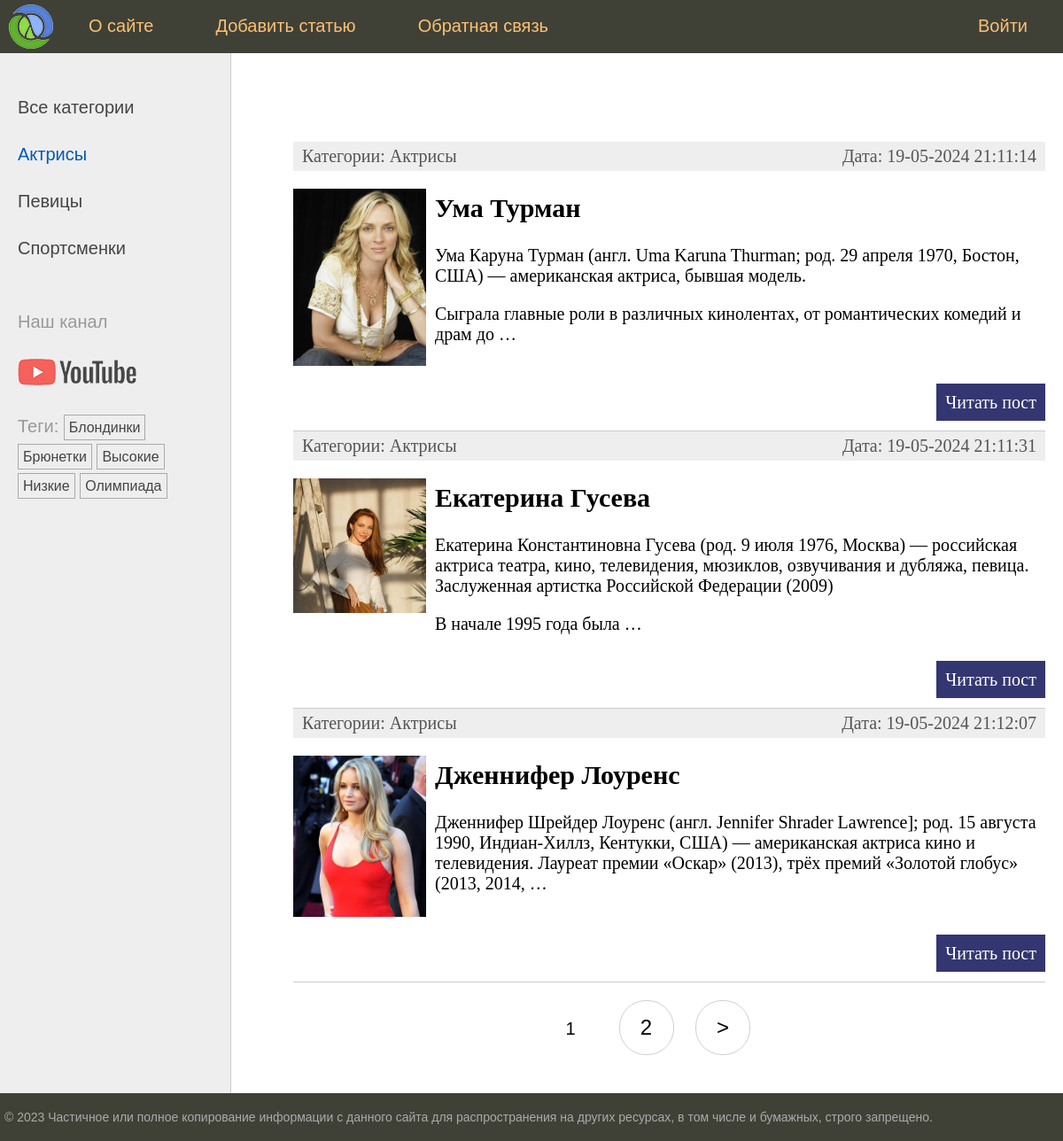
Screenshot of /category/aktrisy with the database file from the repository.
### women/models.py (models this page shows, shortened)
class Category(models.Model):
    name = models.CharField(max_length=100, db_index=True, verbose_name="Категория")
    slug = models.SlugField(max_length=255, db_index=True, unique=True, verbose_name="Slug")
    class Meta:
        verbose_name = "Категория"
        verbose_name_plural = "Категории"
    def get_absolute_url(self):
        return reverse('category', kwargs={'cat_slug': self.slug})

class TagPost(models.Model):
    tag = models.CharField(max_length=100, db_index=True)
    slug = models.SlugField(max_length=255, unique=True, db_index=True)
    def get_absolute_url(self):
        return reverse('tag', kwargs={'tag_slug': self.slug})

class Women(models.Model):
    class Status(models.IntegerChoices):
        DRAFT = 0, "Черновик"
        PUBLISHED = 1, "Опубликовано"
    title = models.CharField(max_length=255, verbose_name="Заголовок")
    content = models.TextField(blank=True, verbose_name="Текст статьи")
    slug = models.SlugField(max_length=255, unique=True, db_index=True, verbose_name="Slug")
    photo = models.ImageField(upload_to='photos/%Y/%m/%d', default=None, blank=True, null=True, verbose_name="Фото")
    time_create = models.DateTimeField(auto_now_add=True, verbose_name="Время создания")
    time_update = models.DateTimeField(auto_now=True, verbose_name="Время изменения")
    is_published = models.BooleanField(choices=tuple(map(lambda x: (bool(x[0]), x[1]), Status.choices)),
                                       default=Status.DRAFT, verbose_name="Статус")
    cat = models.ForeignKey(to='Category', on_delete=models.PROTECT, related_name='posts', verbose_name="Категории")
    tags = models.ManyToManyField(to='TagPost', blank=True, related_name='womens', verbose_name="Теги")
    husband = models.OneToOneField(to='Husband', on_delete=models.SET_NULL, blank=True, null=True,
                                   related_name='woman', verbose_name="Муж")
    objects = models.Manager()
    published = PublishedManager()
    class Meta:
        verbose_name = "Известные женщины"
        verbose_name_plural = "Известные женщины"
        ordering = ["-time_create"]
        indexes = [
            models.Index(fields=["-time_create"])
        ]
    def get_absolute_url(self):
        return reverse('post', kwargs={'post_slug': self.slug})

### women/views.py (the view)
# urls.py: path("category/<slug:cat_slug>", views.WomenCategory.as_view(), name="category"),
class WomenCategory(DataMixin, ListView):
    template_name = 'women/index.html'
    context_object_name = 'posts'
    def get_context_data(self, **kwargs):
        context = super().get_context_data(**kwargs)
        cat = get_object_or_404(Category, slug=self.kwargs['cat_slug'])
        return self.get_mixin_data(context, title=f"Категория - {cat.name}", cat_selected=cat.pk)
    def get_queryset(self):
        return Women.published.filter(cat__slug=self.kwargs['cat_slug']).select_related('cat')

### women/models.py (called while the page is built)
    def get_queryset(self):
        return super().get_queryset().filter(is_published=Women.Status.PUBLISHED)

### women/templatetags/women_tags.py (called while the page is built)
@register.inclusion_tag('women/list_categories.html')
def show_category(cat_selected=0):
    cats = Category.objects.annotate(total=Count("posts")).filter(total__gt=0)
    return {'cats': cats, 'cat_selected': cat_selected}

@register.inclusion_tag('women/list_tags.html')
def show_tags():
    return {'tags': TagPost.objects.annotate(total=Count("womens")).filter(total__gt=0)}

### women/utils.py (called while the page is built)
    def get_mixin_data(self, context, **kwargs):
        context['menu'] = menu
        context['cat_selected'] = None
        context.update(kwargs)
        return context

### women/templates/women/index.html (shortened to what this page needs)
{% extends 'base.html' %}
{% block content %}
<ul class="list-articles">
	{% for p in posts %}
			<li><div class="article-panel">
        <p class="first">Категории: {{p.cat.name}}</p>
        <p class="last">Дата: {{p.time_update|date:"d-m-Y H:i:s"}}</p>
      </div>
        {% if p.photo %}
        <p><img class="img-article-left thumb" src="{{ p.photo.url }}"></p>
        {% endif %}
        <h2>{{p.title}}</h2>
	{% autoescape off %}
	{{p.content|linebreaks|truncatewords:"30"}}
	{% endautoescape %}
			<p class="link-read-post"><a href="{{ p.get_absolute_url }}">Читать пост</a></p>
			</li>
	{% endfor %}
</ul>
{% endblock %}
{% block navigation %}
{% if page_obj.has_other_pages %}
<nav class="list-pages">
    <ul>
        {% for p in paginator.page_range %}
        {% if page_obj.number == p %}
        <li class="page-num page-num-selected">{{ p }}</li>
        {% elif p >= page_obj.number|add:-2 and p <= page_obj.number|add:2 %}
        <li class="page-num">
            <a href="?page={{ p }}">{{ p }}</a>
        </li>
        {% endif %}
        {% endfor %}
        {% if page_obj.has_next %}
        <li class="page-num">
          <a href="?page={{ page_obj.next_page_number }}">&gt;</a>
        </li>
        {% endif %}
    </ul>
</nav>
{% endif %}
{% endblock %}

### women/templates/women/list_categories.html
{% for cat in cats %}
{% if cat.id == cat_selected %}
<li class="selected">{{cat.name}}</li>
{% else %}
<li><a href="{{ cat.get_absolute_url }}">{{cat.name}}</a></li>
{% endif %}
{% endfor %}

### women/templates/women/list_tags.html
{% if tags %}
<ul class="tags-list">
    <li>Теги:</li>
    {% for t in tags %}
    <li><a href="{{ t.get_absolute_url }}">{{t.tag}}</a></li>
    {% endfor %}
</ul>
{% endif %}

### women/static/women/css/styles.css (style rules this page uses)
html, body { font-family: 'Arial'; margin: 0; padding: 0; height: 100%; width: 100%; color: #444; }
a { color: #0059b2; text-decoration: none; }
img { max-width: 600px; height: auto; }
img.img-article-left { max-width: 300px; height: auto; float: left; padding: 0 10px 10px 0; }
img.img-article-left.thumb { max-width: 150px; height: auto; }
p.link-read-post { text-align: right; }
p.link-read-post a { padding: 10px; min-width: 100px; background: #333671; color: #fff; text-decoration: none; }
div.article-panel { background: #eee; padding: 5px 10px 5px 10px; box-sizing: border-box; overflow: hidden; color: #555; }
div.article-panel p.first { margin: 0; float: left; }
div.article-panel p.last { margin: 0; float: right; }
ul.list-articles { list-style: none; margin: 0; padding: 0; }
ul.list-articles li { border-bottom: 1px solid #ccc; }
.left-chapters ul { width: 230px; margin: 0; padding: 20px 10px 10px 20px; list-style: none; font-size: 20px; }
.left-chapters ul li { margin: 30px 0 0 0; color: #999; }
.left-chapters ul li.selected { color: #0059b2; }
.left-chapters ul li a { color: #444; text-decoration: none; }
ul.tags-list { width: 100%; margin: 0; padding: 0; list-style: none; }
ul.tags-list li { margin: 0; padding: 0 0 10px; display: inline-block; }
ul.tags-list li a { padding: 5px; font-size: 16px; border: 1px solid #aaa; }
.list-pages { text-align: center; margin: 0 0 20px 0; }
.list-pages ul { margin: 20px 0 0 0; padding: 0; list-style: none; }
.list-pages ul li { display: inline-block; margin: 0 20px 0 0; }
.list-pages a { color: #000; font-size: 24px; text-decoration: none; }
.list-pages .page-num, .page-num-selected { display: inline-block; width: 60px; height: 44px; padding: 16px 0 0 0; border: 1px solid #d0d0d0; border-radius: 30px; }
.list-pages .page-num-selected { border: none; color: #000; font-size: 20px; }

### rows the page displays
Category: name "Актрисы"
Category: name "Певицы"
Category: name "Спортсменки"
TagPost: tag "Блондинки"
TagPost: tag "Брюнетки"
TagPost: tag "Высокие"
TagPost: tag "Низкие"
TagPost: tag "Олимпиада"
Women: cat.name "Актрисы", time_update "19-05-2024 21:11:14", photo (picture), title "Ума Турман", content "Ума Каруна Турман (англ. Uma Karuna Thurman; род. 29 апреля 1970, Бостон, США) — американская актриса, бывшая модель. Сыграла главные роли в различных кинолентах, от романтических комедий и драм до …"
Women: cat.name "Актрисы", time_update "19-05-2024 21:11:31", photo (picture), title "Екатерина Гусева", content "Екатерина Константиновна Гусева (род. 9 июля 1976, Москва) — российская актриса театра, кино, телевидения, мюзиклов, озвучивания и дубляжа, певица. Заслуженная артистка Российской Федерации (2009) В начале 1995 года была …"
Women: cat.name "Актрисы", time_update "19-05-2024 21:12:07", photo (picture), title "Дженнифер Лоуренс", content "Дженнифер Шрейдер Лоуренс (англ. Jennifer Shrader Lawrence]; род. 15 августа 1990, Индиан-Хиллз, Кентукки, США) — американская актриса кино и телевидения. Лауреат премии «Оскар» (2013), трёх премий «Золотой глобус» (2013, 2014, …"

### other values shown
{{ m.title }} "О сайте" "Добавить статью" "Обратная связь" "Войти"
{{ p }} "1"
{{ p }} "2"
